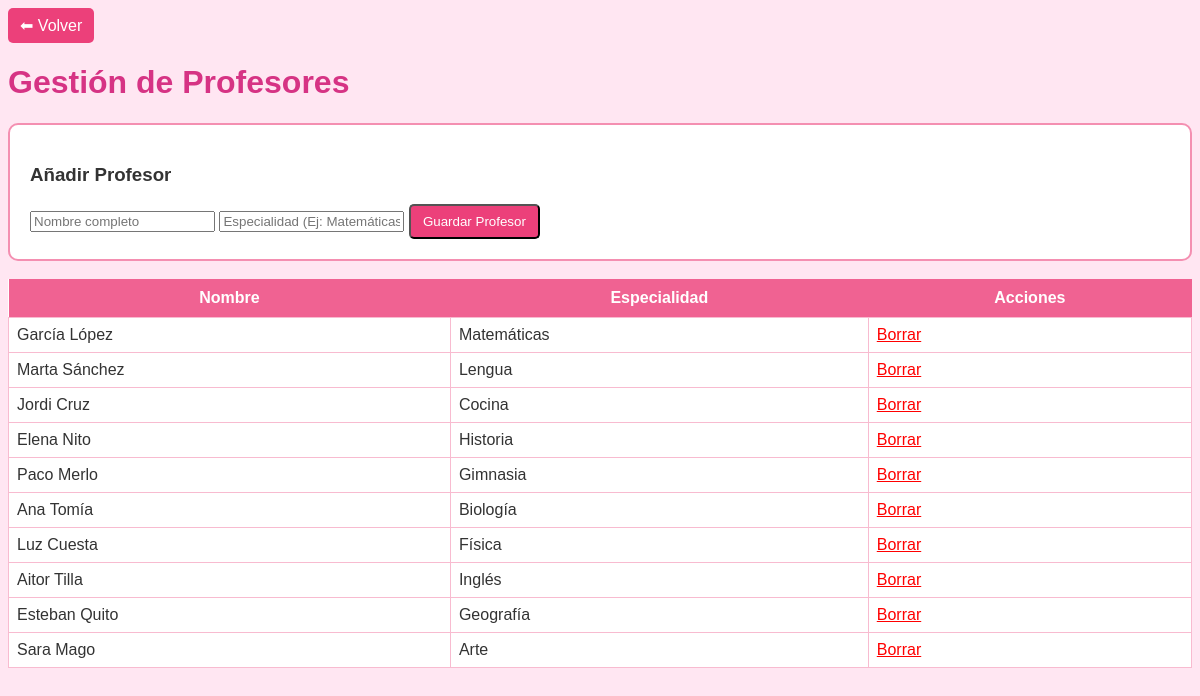
Screenshot of /profesores.php with the database file from the repository.
### tables this page shows
CREATE TABLE profesores (
    id INT AUTO_INCREMENT PRIMARY KEY,
    nombre VARCHAR(100),
    especialidad VARCHAR(100),
    borrado TINYINT(1) DEFAULT 0
);

### profesores.php (the view, shortened to what this page needs)
<?php
include 'db.php';
$query = "SELECT * FROM profesores WHERE borrado = 0";
$resultado = mysqli_query($conexion, $query);
?>
<!DOCTYPE html>
<html lang="es">
<head>
    <link rel="stylesheet" href="style.css">
</head>
<body>
    <a href="index.php" class="btn">⬅ Volver</a>
    <h1>Gestión de Profesores</h1>
    <form method="POST">
        <h3>Añadir Profesor</h3>
        <input type="text" name="nombre" placeholder="Nombre completo" required>
        <input type="text" name="especialidad" placeholder="Especialidad (Ej: Matemáticas)" required>
        <button type="submit" name="guardar" class="btn">Guardar Profesor</button>
    </form>
    <br>
    <table>
        <thead>
            <tr>
                <th>Nombre</th>
                <th>Especialidad</th>
                <th>Acciones</th>
            </tr>
        </thead>
        <tbody>
            <?php while($row = mysqli_fetch_assoc($resultado)) { ?>
            <tr>
                <td><?php echo $row['nombre']; ?></td>
                <td><?php echo $row['especialidad']; ?></td>
                <td>
                    <a href="profesores.php?borrar=<?php echo $row['id']; ?>" style="color: red;" onclick="return confirm('¿Borrar profesor?')">Borrar</a>
                </td>
            </tr>
            <?php } ?>
        </tbody>
    </table>
</body>
</html>

### style.css (style rules this page uses)
body { font-family: Arial, sans-serif; background-color: #ffe6f2; color: #333; }
h1, h2 { color: #d63384; }
table { width: 100%; border-collapse: collapse; background-color: white; }
th { background-color: #f06292; color: white; padding: 10px; }
td { border: 1px solid #f8bbd0; padding: 8px; }
.btn { background-color: #ec407a; color: white; padding: 8px 12px; text-decoration: none; border-radius: 5px; display: inline-block; }
form { background: white; padding: 20px; border-radius: 10px; border: 2px solid #f48fb1; }

### rows the page displays
profesores: nombre "García López", especialidad "Matemáticas"
profesores: nombre "Marta Sánchez", especialidad "Lengua"
profesores: nombre "Jordi Cruz", especialidad "Cocina"
profesores: nombre "Elena Nito", especialidad "Historia"
profesores: nombre "Paco Merlo", especialidad "Gimnasia"
profesores: nombre "Ana Tomía", especialidad "Biología"
profesores: nombre "Luz Cuesta", especialidad "Física"
profesores: nombre "Aitor Tilla", especialidad "Inglés"
profesores: nombre "Esteban Quito", especialidad "Geografía"
profesores: nombre "Sara Mago", especialidad "Arte"
